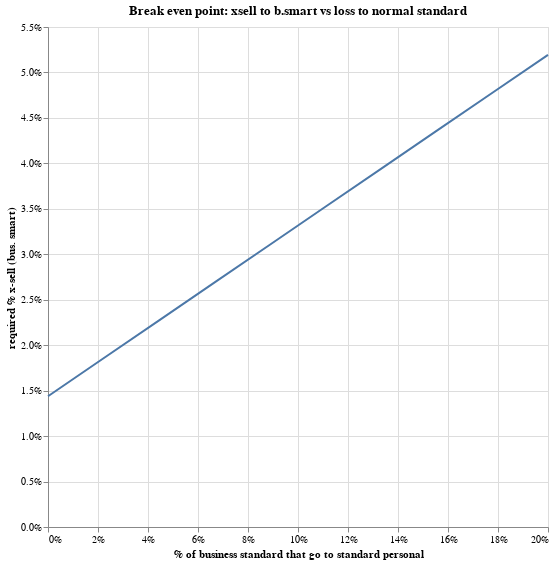

Source (notebook cell):
### Code cell
import numpy as np

# what's the avg. net margin of business standard after 12 mos?
# https://metabase-product.tech26.de/question/3534

## Jan 2020 cohort avg. pnl values
values = {
    "metal": 100,
    "smart": 36.5,  ## compute ( b you - b standard ) / 2 [bc of half the margin] + b standard
    "you": 59,
    "bstandard": 12,
    "standard": -14,
}

# what are business only x-sell figures? use jan 2021
bmetal = 0.0257
byou = 0.0086
bst = 0.1771
bsmart = 0.0144
metal = 0.0386
you = 0.0221
smart = 0.0275
standard_normal = 0.6543
flex = 0.0326

total = bmetal + byou + bst + bsmart + you + metal + smart + standard_normal + flex
probs = {
    "metal": bmetal / total,
    "smart": bsmart / total,
    "you": byou / total,
    "bstandard": bst / total,
}


def compute_xsellift(value_bsmart, value_standard, value_bstandard, probs):
    """
    standard_prob = % of b-standard that switches to personal standard
    value_bsmart = Avg. net PNL after 12 months for business smart
    value_standard = Avg. net PNL after 12 months for standard customer
    value_bstandard = Avg. net PNL after 12 months for business standard customer
    probs = Dictionary of baseline xsell values at kyc

    """
    df = pd.DataFrame(
        np.linspace(0, 0.2, 10), columns=["business_standard_to_personal"]
    ).reset_index()

    def compute_smart(standard_prob):
        """
        Computes implied xsell to smart.
        """
        # how much we loose per customer due to personal standard cannibalization
        loss = probs["bstandard"] * standard_prob * (value_bstandard - value_standard)

        # adjust new business standard size
        new_bstandard = probs["bstandard"] * (1 - standard_prob)

        # What % of bstandard needs to upgrade to smart to make it worthwhile?
        smart_prob = loss / ((value_bsmart - value_bstandard) * new_bstandard)

        if smart_prob > 1:
            return np.nan
        else:
            return probs["smart"] + smart_prob * new_bstandard

    df["implied_smart"] = df.apply(
        lambda x: compute_smart(x["business_standard_to_personal"]), axis=1
    )

    chart = (
        alt.Chart(df)
        .mark_line()
        .encode(
            x=alt.X(
                "business_standard_to_personal:Q",
                axis=alt.Axis(
                    format="%",
                    title="% of business standard that go to standard personal",
                ),
            ),
            y=alt.Y(
                "implied_smart:Q",
                axis=alt.Axis(format="%", title="required % x-sell (bus. smart)"),
            ),
        )
        .properties(
            width=500,
            height=500,
            title="Break even point: xsell to b.smart vs loss to normal standard",
        )
    )
    return chart


compute_xsellift(values["smart"], values["standard"], values["bstandard"], probs)

### Figure 1 — Vega-Lite specification as saved in the notebook (floating-point values rounded to 4 significant figures)
{"config": {"view": {"continuousWidth": 400, "continuousHeight": 300}}, "data": {"name": "data-d7da88eddd7312196d7b8d35a1425ba0"}, "mark": "line", "encoding": {"x": {"type": "quantitative", "axis": {"format": "%", "title": "% of business standard that go to standard personal"}, "field": "business_standard_to_personal"}, "y": {"type": "quantitative", "axis": {"format": "%", "title": "required % x-sell (bus. smart)"}, "field": "implied_smart"}}, "height": 500, "title": "Break even point: xsell to b.smart vs loss to normal standard", "width": 500, "$schema": "https://vega.github.io/schema/vega-lite/v4.8.1.json", "datasets": {"data-d7da88eddd7312196d7b8d35a1425ba0": [{"index": 0, "business_standard_to_personal": 0.0, "implied_smart": 0.01439}, {"index": 1, "business_standard_to_personal": 0.02222, "implied_smart": 0.01856}, {"index": 2, "business_standard_to_personal": 0.04444, "implied_smart": 0.02273}, {"index": 3, "business_standard_to_personal": 0.06667, "implied_smart": 0.02691}, {"index": 4, "business_standard_to_personal": 0.08889, "implied_smart": 0.03108}, {"index": 5, "business_standard_to_personal": 0.1111, "implied_smart": 0.03525}, {"index": 6, "business_standard_to_personal": 0.1333, "implied_smart": 0.03942}, {"index": 7, "business_standard_to_personal": 0.1556, "implied_smart": 0.0436}, {"index": 8, "business_standard_to_personal": 0.1778, "implied_smart": 0.04777}, {"index": 9, "business_standard_to_personal": 0.2, "implied_smart": 0.05194}]}}
